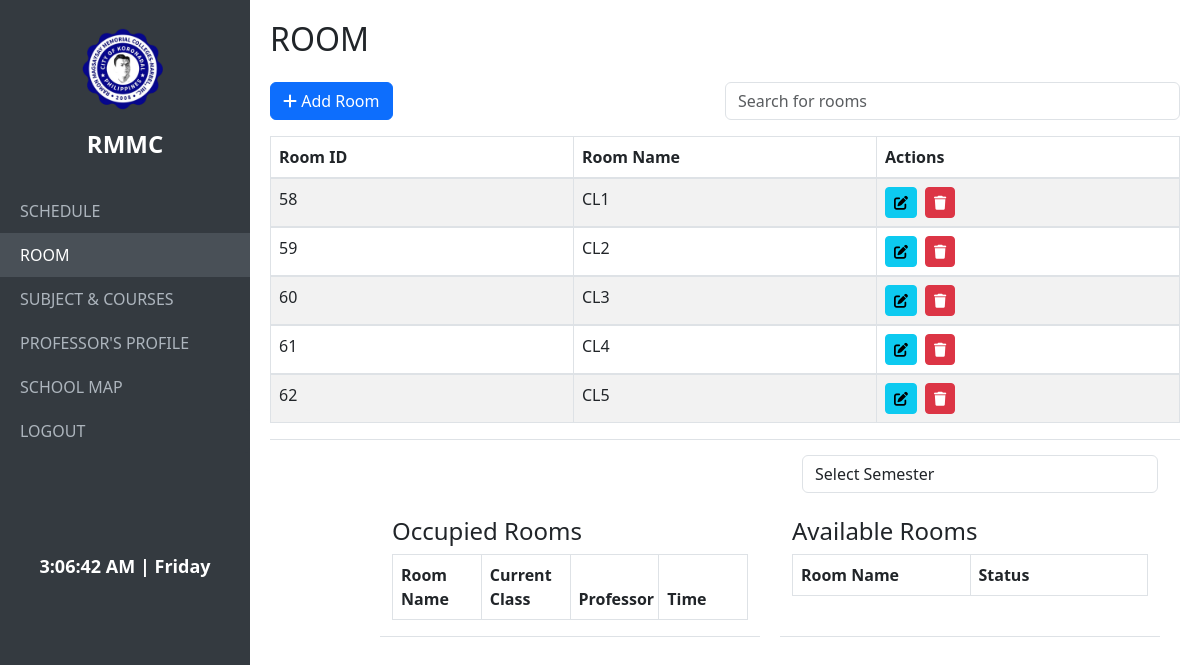
Page /rooms.php (signed in) on the committed database.
### tables this page shows
CREATE TABLE `rooms` (
  `room_id` int(11) NOT NULL,
  `room_name` varchar(50) NOT NULL
);

### rooms.php (the view, shortened to what this page needs)
<?php
include 'connect.php';
$sql = "SELECT * FROM rooms ORDER BY room_name";
$result = $conn->query($sql);
?>
<!DOCTYPE html>
<html lang="en">
<head>
    <link rel="stylesheet" type="text/css" href="styles.css" />
    <link href="https://cdn.jsdelivr.net/npm/bootstrap@5.3.0-alpha1/dist/css/bootstrap.min.css" rel="stylesheet">
    <link rel="stylesheet" href="https://cdnjs.cloudflare.com/ajax/libs/font-awesome/6.0.0-beta3/css/all.min.css">
</head>
<body>
<?php include 'navbar.php'; ?>
    <div class="content">
        <h2 class="mb-4">ROOM</h2>
        <div class="d-flex justify-content-between align-items-center mb-3">
            <button id="addRoomBtn" class="btn btn-primary">
                <i class="fas fa-plus"></i> Add Room
            </button>
            <input id="searchInput" type="text" class="form-control w-50" placeholder="Search for rooms">
        </div>
        <div class="table-container">
            <table class="table table-striped table-bordered" id="roomTable">
                <thead class="thead-light">
                    <tr>
                        <th>Room ID</th>
                        <th>Room Name</th>
                        <th>Actions</th>
                    </tr>
                </thead>
                <tbody>
                    <?php
                    if ($result->num_rows > 0) {
                        while($row = $result->fetch_assoc()) {
                            echo "<tr>";
                            echo "<td>" . $row["room_id"] . "</td>";
                            echo "<td>" . $row["room_name"] . "</td>";
                            echo "<td>";
                            echo "<button class='btn btn-sm btn-info mr-2 edit-room' data-id='" . $row["room_id"] . "' data-name='" . $row["room_name"] . "'><i class='fas fa-edit'></i></button>";
                            echo "<button class='btn btn-sm btn-danger ms-2 delete-room' data-id='" . $row["room_id"] . "'><i class='fas fa-trash'></i></button>";
                            echo "</td>";
                            echo "</tr>";
                        }
                    } else {
                        echo "<tr><td colspan='3' class='text-center'>No rooms found</td></tr>";
                    }
                    ?>
                </tbody>
            </table>
        </div>
    </div>
    <div class="container">
    <div class="row mb-4">
        <div class="col-md-4 offset-md-8 semester-selector">
            <form action="" method="get" class="text-right">
                <select name="semester_id" class="form-control" onchange="this.form.submit()">
                    <option value="">Select Semester</option>
                </select>
            </form>
        </div>
    </div>
    <div class="row justify-content-end">
        <div class="col-md-4 mini-table">
            <h4>Occupied Rooms</h4>
            <table class="table table-striped table-bordered" id="occupiedRoomTable">
                <thead>
                    <tr>
                        <th>Room Name</th>
                        <th>Current Class</th>
                        <th>Professor</th>
                        <th>Time</th>
                    </tr>
                </thead>
            </table>
        </div>
        <div class="col-md-4 mini-table">
            <h4>Available Rooms</h4>
            <table class="table table-striped table-bordered" id="availableRoomTable">
                <thead>
                    <tr>
                        <th>Room Name</th>
                        <th>Status</th>
                    </tr>
                </thead>
            </table>
        </div>
    </div>
</div>
</body>
</html>

### styles.css (style rules this page uses)
table { width: 100%; border-collapse: collapse; }
th, td { border: 1px solid #ddd; padding: 8px; }
th { background-color: #f4f4f4; }
tr:nth-child(even) { background-color: #f9f9f9; }
.table-container { max-height: 200px; overflow-y: auto; }
.table thead, .table tbody tr { display: table; width: 100%; table-layout: fixed; }
.table thead { position: -webkit-sticky; position: sticky; top: 0; background-color: #f8f9fa; }
.mini-table { width: calc(25% - 20px); border-bottom: solid 1.4px; border-color: #DEE2E6; margin: 20px 10px; float: left; box-sizing: border-box; }

### rooms.php (style rules this page uses)
.table-container { max-height: 400px; overflow-y: auto; border-bottom: solid 1px; border-color: #DEE2E6; }
.mini-table { margin-top: 20px; max-height: 400px; overflow-y: auto; border-bottom: solid 1px; border-color: #DEE2E6; }
.container { margin-top:-5px; }

### navbar.php (style rules this page uses)
.content { margin-left: 250px; padding: 20px; transition: margin-left 0.3s; }

### rows in the picture
rooms: room_id "58", room_name "CL1"
rooms: room_id "59", room_name "CL2"
rooms: room_id "60", room_name "CL3"
rooms: room_id "61", room_name "CL4"
rooms: room_id "62", room_name "CL5"
